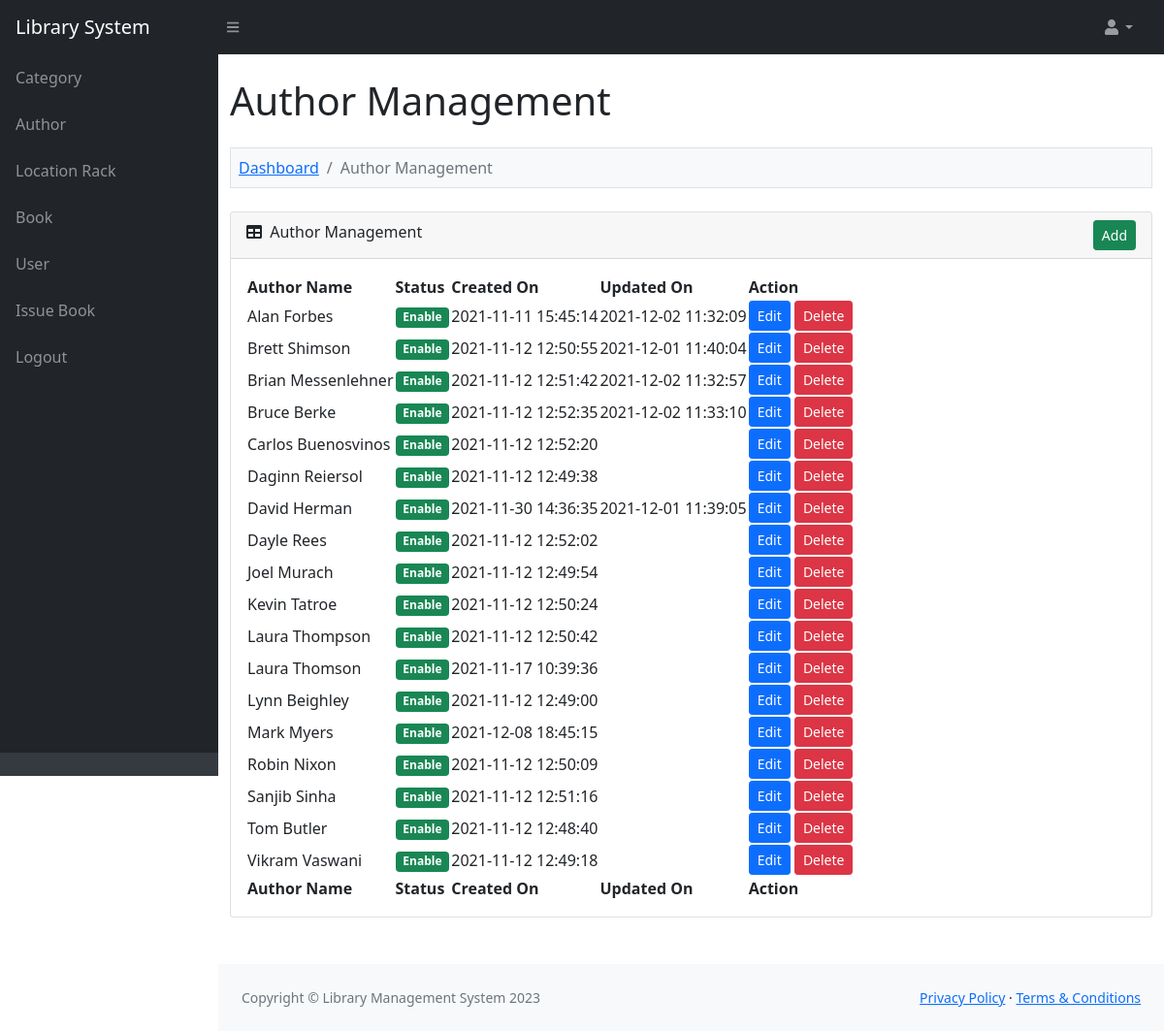
Screenshot of /admin/author.php (signed in) with the database file from the repository.
### tables this page shows
CREATE TABLE `lms_author` (
  `author_id` int(11) NOT NULL,
  `author_name` varchar(200) NOT NULL,
  `author_status` enum('Enable','Disable') NOT NULL,
  `author_created_on` varchar(30) NOT NULL,
  `author_updated_on` varchar(30) NOT NULL
);

### function.php (called while the page is built, shortened)
<?php
function convert_data($string, $action = 'encrypt')
{
	$encrypt_method = "AES-256-CBC";
	$secret_key = 'AA74CDCC2BBRT935136HH7B63C27';
	$secret_iv = '5fgf5HJ5g27';
	$key = hash('sha256', $secret_key);
	$iv = substr(hash('sha256', $secret_iv), 0, 16);
	if ($action == 'encrypt')
	{
		$output = openssl_encrypt($string, $encrypt_method, $key, 0, $iv);
	    $output = base64_encode($output);
	}
	else if ($action == 'decrypt')
	{
		$output = openssl_decrypt(base64_decode($string), $encrypt_method, $key, 0, $iv);
	}
	return $output;
}
?>

### admin/author.php (the view, shortened to what this page needs)
<?php
include '../database_connection.php';
include '../function.php';
$error = '';
$query = "
	SELECT * FROM lms_author
    ORDER BY author_name ASC
";
$statement = $connect->prepare($query);
$statement->execute();
include '../header.php';
?>
<div class="container-fluid py-4" style="min-height: 700px;">
	<h1>Author Management</h1>
	<?php
	if(isset($_GET["action"]))
	{
		if($_GET["action"] == "add")
		{
	?>
	<ol class="breadcrumb mt-4 mb-4 bg-light p-2 border">
		<li class="breadcrumb-item"><a href="index.php">Dashboard</a></li>
        <li class="breadcrumb-item"><a href="author.php">Author Management</a></li>
        <li class="breadcrumb-item active">Add Author</li>
    </ol>
    <div class="row">
    	<div class="col-md-6">
    		<?php
    		if($error != '')
    		{
    			echo '<div class="alert alert-danger alert-dismissible fade show" role="alert"><ul class="list-unstyled">'.$error.'</ul> <button type="button" class="btn-close" data-bs-dismiss="alert" aria-label="Close"></button></div>';
    		}
    		?>
    		<div class="card mb-4">
    			<div class="card-header">
    				<i class="fas fa-user-plus"></i> Add New Author
                </div>
                <div class="card-body">
                	<form method="post">
                		<div class="mb-3">
                			<label class="form-label">Author Name</label>
                			<input type="text" name="author_name" id="author_name" class="form-control" />
                		</div>
                		<div class="mt-4 mb-0">
                			<input type="submit" name="add_author" class="btn btn-success" value="Add" />
                		</div>
                	</form>
                </div>
            </div>
    	</div>
    </div>
	<?php
		}
		else if($_GET["action"] == 'edit')
		{
			$author_id = convert_data($_GET["code"], 'decrypt');
			if($author_id > 0)
			{
				$query = "
				SELECT * FROM lms_author
                WHERE author_id = '$author_id'
				";
				$author_result = $connect->query($query);
				foreach($author_result as $author_row)
				{
	?>
	<ol class="breadcrumb mt-4 mb-4 bg-light p-2 border">
		<li class="breadcrumb-item"><a href="index.php">Dashboard</a></li>
        <li class="breadcrumb-item"><a href="author.php">Author Management</a></li>
        <li class="breadcrumb-item active">Edit Author</li>
    </ol>
    <div class="row">
    	<div class="col-md-6">
    		<div class="card mb-4">
    			<div class="card-header">
    				<i class="fas fa-user-edit"></i> Edit Author Details
    			</div>
    			<div class="card-body">
    				<form method="post">
    					<div class="mb-3">
    						<label class="form-label">Author Name</label>
    						<input type="text" name="author_name" id="author_name" class="form-control" value="<?php echo $author_row['author_name']; ?>" />
    					</div>
    					<div class="mt-4 mb-0">
    						<input type="hidden" name="author_id" value="<?php echo $_GET['code']; ?>" />
    						<input type="submit" name="edit_author" class="btn btn-primary" value="Edit" />
    					</div>
    				</form>
    			</div>
    		</div>
    	</div>
    </div>
	<?php
				}
			}
		}
	}
	else
	{
	?>
	<ol class="breadcrumb mt-4 mb-4 bg-light p-2 border">
		<li class="breadcrumb-item"><a href="index.php">Dashboard</a></li>
		<li class="breadcrumb-item active">Author Management</li>
	</ol>
	<div class="card mb-4">
		<div class="card-header">
			<div class="row">
				<div class="col col-md-6">
					<i class="fas fa-table me-1"></i> Author Management
				</div>
				<div class="col col-md-6" align="right">
					<a href="author.php?action=add" class="btn btn-success btn-sm">Add</a>
				</div>
			</div>
		</div>
		<div class="card-body">
			<table id="datatablesSimple">
				<thead>
					<tr>
						<th>Author Name</th>
						<th>Status</th>
						<th>Created On</th>
						<th>Updated On</th>
						<th>Action</th>
					</tr>
				</thead>
				<tfoot>
					<tr>
						<th>Author Name</th>
						<th>Status</th>
						<th>Created On</th>
						<th>Updated On</th>
						<th>Action</th>
					</tr>
				</tfoot>
				<tbody>
				<?php
				if($statement->rowCount() > 0)
				{
					foreach($statement->fetchAll() as $row)
					{
						$author_status = '';
						if($row['author_status'] == 'Enable')
						{
							$author_status = '<div class="badge bg-success">Enable</div>';
						}
						else
						{
							$author_status = '<div class="badge bg-danger">Disable</div>';
						}
						echo '
						<tr>
							<td>'.$row["author_name"].'</td>
							<td>'.$author_status.'</td>
							<td>'.$row["author_created_on"].'</td>
							<td>'.$row["author_updated_on"].'</td>
							<td>
								<a href="author.php?action=edit&code='.convert_data($row["author_id"]).'" class="btn btn-sm btn-primary">Edit</a>
								<button type="button" name="delete_button" class="btn btn-danger btn-sm" onclick="delete_data(`'.$row["author_id"].'`, `'.$row["author_status"].'`)">Delete</button>
							</td>
						</tr>
						';
					}
				}
				else
				{
					echo '
					<tr>
						<td colspan="4" class="text-center">No Data Found</td>
					</tr>
					';
				}
				?>
				</tbody>
			</table>
		</div>
	</div>
	<?php
	}
	?>
</div>
<?php
include '../footer.php';
?>

### rows the page displays
lms_author: author_name "Alan Forbes", author_status "Enable", author_created_on "2021-11-11 15:45:14", author_updated_on "2021-12-02 11:32:09"
lms_author: author_name "Brett Shimson", author_status "Enable", author_created_on "2021-11-12 12:50:55", author_updated_on "2021-12-01 11:40:04"
lms_author: author_name "Brian Messenlehner", author_status "Enable", author_created_on "2021-11-12 12:51:42", author_updated_on "2021-12-02 11:32:57"
lms_author: author_name "Bruce Berke", author_status "Enable", author_created_on "2021-11-12 12:52:35", author_updated_on "2021-12-02 11:33:10"
lms_author: author_name "Carlos Buenosvinos", author_status "Enable", author_created_on "2021-11-12 12:52:20"
lms_author: author_name "Daginn Reiersol", author_status "Enable", author_created_on "2021-11-12 12:49:38"
lms_author: author_name "David Herman", author_status "Enable", author_created_on "2021-11-30 14:36:35", author_updated_on "2021-12-01 11:39:05"
lms_author: author_name "Dayle Rees", author_status "Enable", author_created_on "2021-11-12 12:52:02"
lms_author: author_name "Joel Murach", author_status "Enable", author_created_on "2021-11-12 12:49:54"
lms_author: author_name "Kevin Tatroe", author_status "Enable", author_created_on "2021-11-12 12:50:24"
lms_author: author_name "Laura Thompson", author_status "Enable", author_created_on "2021-11-12 12:50:42"
lms_author: author_name "Laura Thomson", author_status "Enable", author_created_on "2021-11-17 10:39:36"
lms_author: author_name "Lynn Beighley", author_status "Enable", author_created_on "2021-11-12 12:49:00"
lms_author: author_name "Mark Myers", author_status "Enable", author_created_on "2021-12-08 18:45:15"
lms_author: author_name "Robin Nixon", author_status "Enable", author_created_on "2021-11-12 12:50:09"
lms_author: author_name "Sanjib Sinha", author_status "Enable", author_created_on "2021-11-12 12:51:16"
lms_author: author_name "Tom Butler", author_status "Enable", author_created_on "2021-11-12 12:48:40"
lms_author: author_name "Vikram Vaswani", author_status "Enable", author_created_on "2021-11-12 12:49:18"
